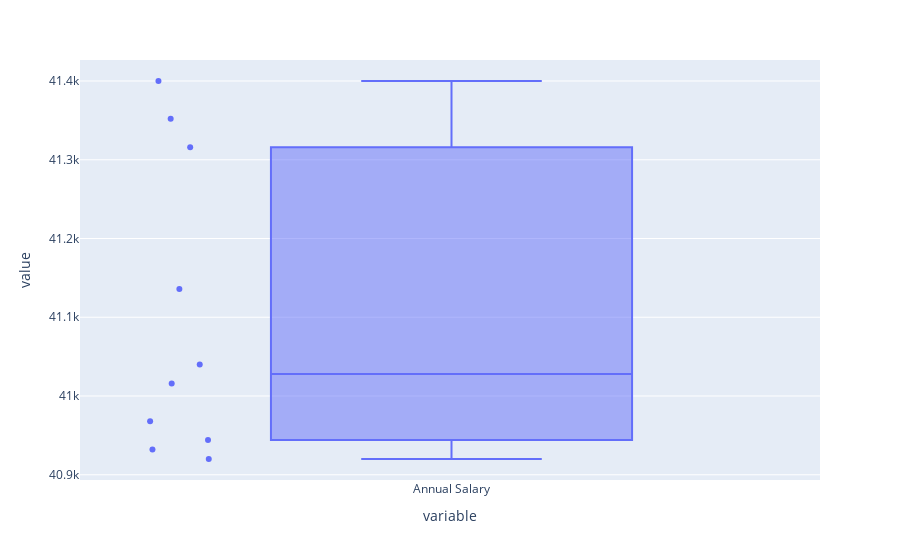

Notebook code for this chart:
### Code cell
px.box(n['Annual Salary'],points="all")

### Figure 1 — Plotly figure (JSON) as saved in the notebook; plotly's stock layout.template omitted (floating-point values rounded to 4 significant figures)
{"data": [{"alignmentgroup": "True", "boxpoints": "all", "hovertemplate": "variable=%{x}<br>value=%{y}<extra></extra>", "legendgroup": "", "marker": {"color": "#636efa"}, "name": "", "notched": false, "offsetgroup": "", "orientation": "v", "showlegend": false, "type": "box", "x": ["Annual Salary", "Annual Salary", "Annual Salary", "Annual Salary", "Annual Salary", "Annual Salary", "Annual Salary", "Annual Salary", "Annual Salary", "Annual Salary"], "x0": " ", "xaxis": "x", "y": [41400, 41352, 41316, 41136, 41040, 41016, 40968, 40944, 40932, 40920], "y0": " ", "yaxis": "y"}], "layout": {"autosize": true, "boxmode": "group", "legend": {"tracegroupgap": 0}, "margin": {"t": 60}, "xaxis": {"anchor": "y", "autorange": true, "domain": [0, 1], "range": [-0.5032, 0.5], "title": {"text": "variable"}, "type": "category"}, "yaxis": {"anchor": "x", "autorange": true, "domain": [0, 1], "range": [40890.0, 41430.0], "title": {"text": "value"}, "type": "linear"}}}
